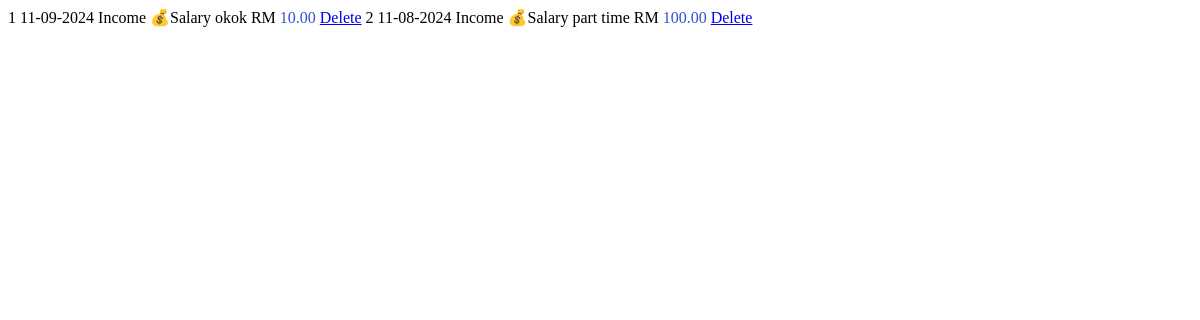
Before: /default_table_income with the older database file.
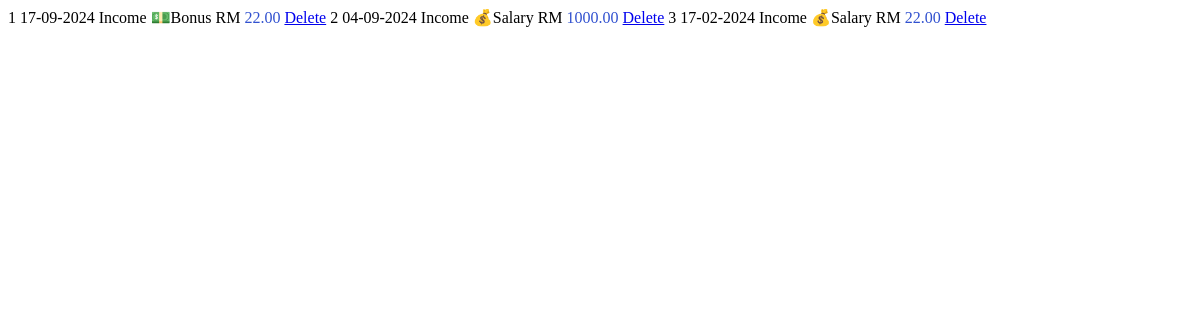
After: the same page with the newer database file.
### application/models.py (models this page shows, shortened)
class add_incomes(db.Model):
    id = db.Column(db.Integer, primary_key=True)
    amount = db.Column(db.Double, nullable=False)
    category = db.Column(db.String(30),nullable=False)
    date = db.Column(db.DateTime, nullable=False)
    type = db.Column(db.String(10), nullable=False, default= 'Income')
    nota = db.Column(db.String(15))

### application/routes.py (the view)
@app.route('/default_table_income')
def default_table_income():
    incomes = add_incomes.query.order_by(add_incomes.date.desc()).all()
    return render_template('default_table_income.html', incomes=incomes)

### application/templates/default_table_income.html
{% for entry in incomes %}
        <tr>
            <th scope="row">{{loop.index}}</th>
            <td>{{entry.date.strftime("%d-%m-%Y")}}</td>
            <td>{{entry.type}}</td>
            <td>{{entry.category }}</td>
            <td>{{entry.nota }}</td>
            <td class="amount-field">RM <span style="color: rgb(49, 81, 207);">{{ "{:.2f}".format(entry.amount) }}</span></td>
            <td><a href="{{ url_for('delete', entry_id = entry.id, entry_type=entry.type, entry_amount=entry.amount, entry_date=entry.date.strftime('%Y-%m-%d %H:%M:%S') ,next=url_for('add_income') ) }}"  class="btn btn-outline-danger btn-sm">Delete</a></td>
        </tr>
{% endfor %}

Changed rows visible on the page:
removed add_incomes: date "11-09-2024", type "Income", category "💰Salary", nota "okok", amount "10.00"
changed add_incomes: date "11-08-2024" → "17-09-2024"; category "💰Salary" → "💵Bonus"; amount "100.00" → "22.00"; nota "part time" → (not shown)
added add_incomes: date "04-09-2024", type "Income", category "💰Salary", amount "1000.00"
added add_incomes: date "17-02-2024", type "Income", category "💰Salary", amount "22.00"
